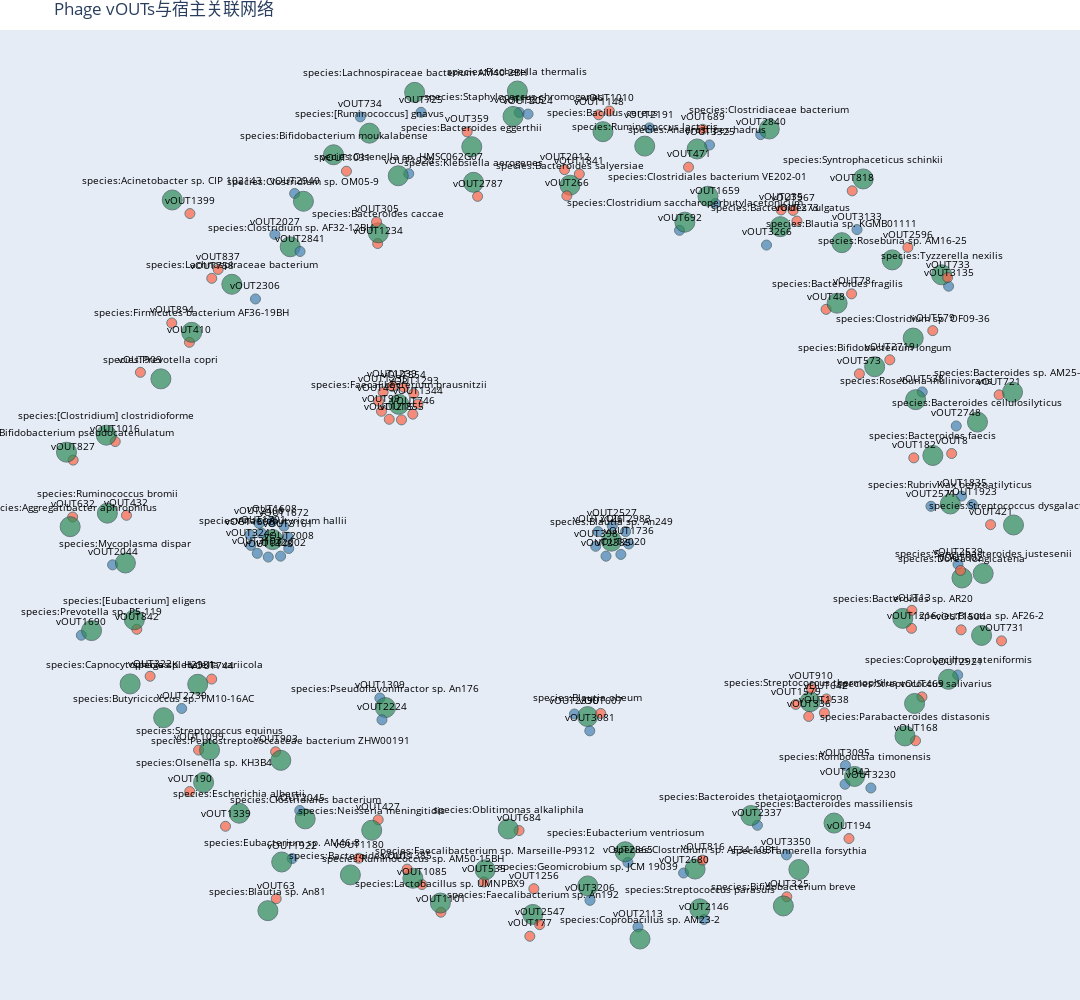

Source (notebook cell):
### Code cell
# 调整后的布局参数（关键修改）
pos = nx.spring_layout(G, k=0.5, iterations=200, seed=42)  # 增大节点间距

# 调整后的节点参数
nodes.append({
    'id': vout,
    'label': vout,
    'color': color_map.get(group, 'gray'),
    'size': 8  # 缩小vOUT节点尺寸
})

nodes.append({
    'id': host,
    'label': host,
    'color': '#2E8B57',
    'size': 15  # 缩小Host节点尺寸
})

# 调整后的绘图参数
fig = go.Figure(
    layout=go.Layout(
        width=1080,   # 增大画布宽度
        height=1000,  # 增大画布高度
        title='Phage vOUTs与宿主关联网络',
        showlegend=False,
        hovermode='closest',
        margin=dict(b=0, l=0, r=0, t=30),
        xaxis=dict(visible=False),
        yaxis=dict(visible=False)
    )
)

# 添加节点时的文本设置
fig.add_trace(go.Scatter(
    x=node_x,
    y=node_y,
    mode='markers+text',
    marker=dict(
        color=node_colors,
        size=node_sizes,
        line=dict(width=1, color='DarkSlateGrey')  # 缩小边框宽度
    ),
    text=node_labels,
    textposition="top center",
    textfont=dict(size=10, color='black'),  # 调整文本大小和颜色
    hoverinfo='text'
    
))

### Figure 1 — Plotly figure (JSON) as saved in the notebook; plotly's stock layout.template omitted (floating-point values rounded to 4 significant figures; data arrays with more than 128 entries replaced by an {"elided": "..."} marker saying what was removed)
{"data": [{"hoverinfo": "text", "marker": {"color": {"elided": "225 str values"}, "line": {"color": "DarkSlateGrey", "width": 1}, "size": {"elided": "225 int values"}}, "mode": "markers+text", "text": {"elided": "225 str values"}, "textfont": {"color": "black", "size": 10}, "textposition": "top center", "type": "scatter", "x": {"elided": "225 float values"}, "y": {"elided": "225 float values"}}], "layout": {"height": 1000, "hovermode": "closest", "margin": {"b": 0, "l": 0, "r": 0, "t": 30}, "showlegend": false, "title": {"text": "Phage vOUTs与宿主关联网络"}, "width": 1080, "xaxis": {"autorange": true, "range": [-1.137, 1.086], "showspikes": false, "type": "linear", "visible": false}, "yaxis": {"autorange": true, "range": [-1.113, 1.109], "showspikes": false, "type": "linear", "visible": false}}}
